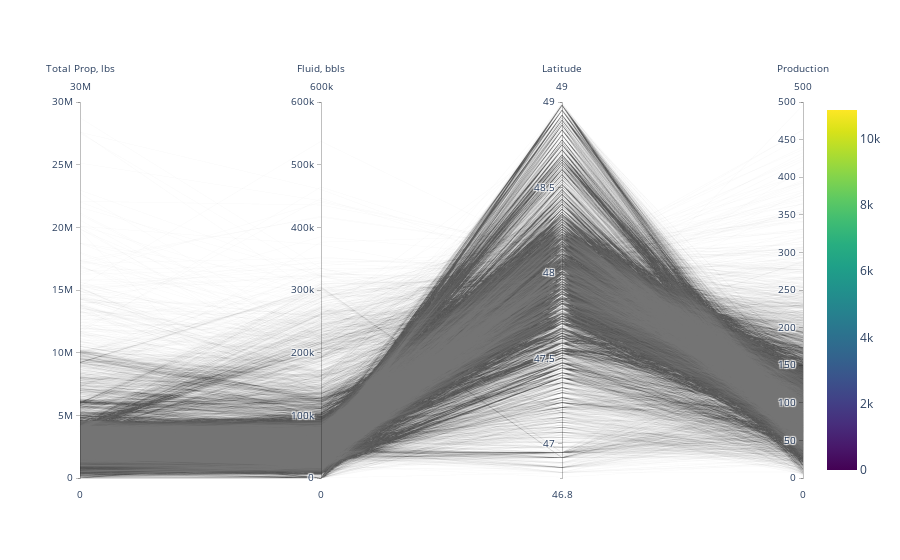

Write notebook code for a chart like this one.
### Code cell
df = DatabaseDF

fig = go.Figure(data=
    go.Parcoords(
        line = dict(color = df['Unnamed: 0'], 
                   showscale = True,
                   cmin = 0,
                   cmax = 10856),      
        dimensions = list([
            dict(range = [0,30000000],
                constraintrange = [4,8],
                label = 'Total Prop, lbs', values = df['Total Prop, lbs']),
            dict(range = [0,600000],
                label = 'Fluid, bbls', values = df['Fluid, bbls']),
            dict(range = [46.8,49],
                label = 'Latitude', values = df['Latitude']),
            dict(range = [0,500],
                label = 'Production', values = df['12 month Cum Prod']),
        ])
    )
)

fig.update_layout(
    plot_bgcolor = 'white',
    paper_bgcolor = 'white'
)

fig.show()

### Figure 1 — Plotly figure (JSON) as saved in the notebook; plotly's stock layout.template omitted (floating-point values rounded to 4 significant figures; data arrays with more than 128 entries replaced by an {"elided": "..."} marker saying what was removed)
{"data": [{"dimensions": [{"constraintrange": [4, 8], "label": "Total Prop, lbs", "range": [0, 30000000], "values": {"elided": "10856 float values"}}, {"label": "Fluid, bbls", "range": [0, 600000], "values": {"elided": "10856 float values"}}, {"label": "Latitude", "range": [46.8, 49], "values": {"elided": "10856 float values"}}, {"label": "Production", "range": [0, 500], "values": {"elided": "10856 float values"}}], "line": {"cmax": 10856, "cmin": 0, "color": {"elided": "10856 int values"}, "showscale": true}, "type": "parcoords"}], "layout": {"paper_bgcolor": "white", "plot_bgcolor": "white"}}
